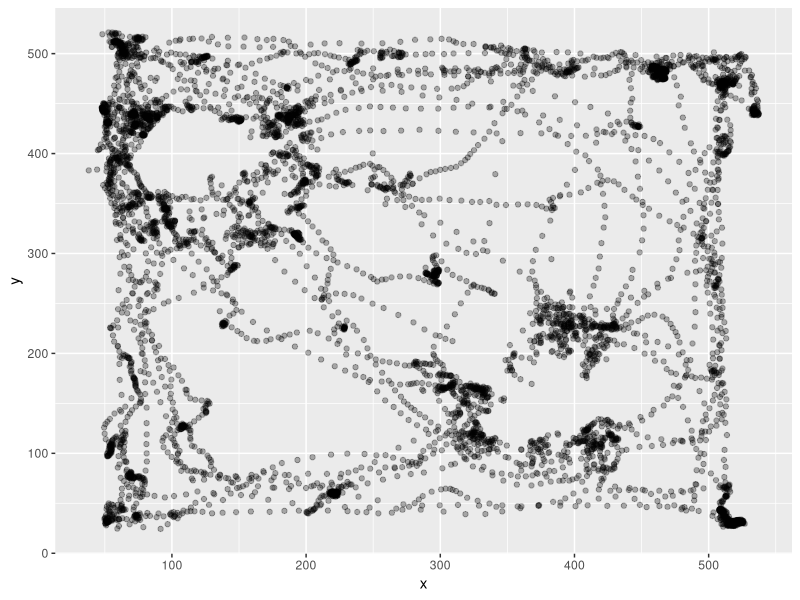

R code for this plot: (Note: this script raises an error after producing the figure.)
rm(list = ls())
library(tidyverse)
SimilarLearn <- read_csv("240726_r1524_0_baseline_learn.csv")
SimilarLearn <- SimilarLearn %>%
  select(!15:24) %>%
  filter(Value.Item1.Item1.Item2>15) %>%
  rename(pixelx = Value.Item1.Item1.Item3.X, pixely = Value.Item1.Item1.Item3.Y, TimePoint = Value.Item1.Item1.Item2) %>%
  select(!1, !14) %>%
  filter(!Value.Item2 == TRUE) %>%
  na.omit 
x1 <- c(SimilarLearn$pixelx)
y1 <- c(SimilarLearn$pixely)
df1 <- data.frame(x = x1, y = y1)
p1 <- ggplot(df1, aes(x = x, y = y)) +
  geom_point(alpha = 0.3)
p1
library(ggforce)
#Blue represents gnome, red represents green jar.
p1circle <- p1 + geom_circle(aes(x0 = 381, y0 = 173, r = 75), color = "blue")
p1circle <- p1circle + geom_circle(aes(x0 = 130, y0 = 393, r = 75), color = "blue")
p1circle
radius <- 75
center_x1 <- 381
center_y1 <- 173
df1$distance <- sqrt((df1$x - center_x1)^2 + (df1$y - center_y1)^2)
points_in_circle1 <- sum(df1$distance <= radius)
print(points_in_circle1)
center_x2 <- 130
center_y2 <- 393
df1$distance1 <- sqrt((df1$x - center_x2)^2 + (df1$y - center_y2)^2)
points_in_circle2 <- sum(df1$distance1 <= radius)
print(points_in_circle2)

BaselineLearn <- read_csv("240726_r1524_1_similar_learn.csv")
BaselineLearn <- BaselineLearn %>%
  select(!15:24) %>%
  filter(Value.Item1.Item1.Item2>339) %>%
  rename(pixelx = Value.Item1.Item1.Item3.X, pixely = Value.Item1.Item1.Item3.Y, TimePoint = Value.Item1.Item1.Item2) %>%
  select(!1, !14) %>%
  na.omit
Baselinelearn <- BaselineLearn %>%
  filter(!Value.Item2 == TRUE) 
x2 <- c(BaselineLearn$pixelx)
y2 <- c(BaselineLearn$pixely)
df2 <- data.frame(x = x2, y = y2)
p2 <- ggplot(df2, aes(x = x2, y = y2)) +
  geom_point(alpha = 0.3)
p2
p2circle <- p2 + geom_circle(aes(x0 = 381, y0 = 173, r = 75), color = "red")
p2circle <- p2circle + geom_circle(aes(x0 = 130, y0 = 393, r = 75), color = "red")
p2circle
radius <- 75
center_x1 <- 381
center_y1 <- 173
df2$distance <- sqrt((df2$x - center_x1)^2 + (df2$y - center_y1)^2)
points_in_circle2 <- sum(df2$distance <= radius)
print(points_in_circle2)
center_x2 <- 130
center_y2 <- 393
df2$distance1 <- sqrt((df2$x - center_x2)^2 + (df2$y - center_y2)^2)
points_in_circle2 <- sum(df2$distance1 <= radius)
print(points_in_circle2)

SimilarTest <- read_csv("240726_r1524_2_similar_test.csv")
SimilarTest <- SimilarTest %>%
  select(!15:24) %>%
  filter(Value.Item1.Item1.Item2>0) %>%
  rename(pixelx = Value.Item1.Item1.Item3.X, pixely = Value.Item1.Item1.Item3.Y, TimePoint = Value.Item1.Item1.Item2) %>%
  select(!1, !14) %>%
  na.omit
SimilarTest <- SimilarTest %>%
  filter(!Value.Item2 == TRUE)
x3 <- c(SimilarTest$pixelx)
y3 <- c(SimilarTest$pixely)
df3 <- data.frame(x = x3, y = y3)
p3 <- ggplot(df3, aes(x = x3, y = y3)) +
  geom_point(alpha = 0.3)
p3
p3circle <- p3 + geom_circle(aes(x0 = 381, y0 = 173, r = 75), color = "red")
p3circle <- p3circle + geom_circle(aes(x0 = 130, y0 = 393, r = 75), color = "blue") +
  ggtitle("baseline")
p3circle
radius <- 75
center_x3 <- 381
center_y3 <- 173
df3$distance <- sqrt((df3$x - center_x3)^2 + (df3$y - center_y3)^2)
points_in_circle3 <- sum(df3$distance <= radius)
print(points_in_circle3)
center_x3 <- 130
center_y3 <- 393
df3$distance1 <- sqrt((df3$x - center_x3)^2 + (df3$y - center_y3)^2)
points_in_circle3 <- sum(df3$distance1 <= radius)
print(points_in_circle3)

DifferentLearn <- read_csv("240726_r1524_3_baseline_learn.csv")
DifferentLearn <- DifferentLearn %>%
  select(!15:24) %>%
  filter(Value.Item1.Item1.Item2>93) %>%
  rename(pixelx = Value.Item1.Item1.Item3.X, pixely = Value.Item1.Item1.Item3.Y, TimePoint = Value.Item1.Item1.Item2) %>%
  select(!1, !14) %>%
  na.omit
DifferentLearn <- DifferentLearn %>%
  filter(!Value.Item2 == TRUE)
x4 <- c(DifferentLearn$pixelx)
y4 <- c(DifferentLearn$pixely)
df4 <- data.frame(x = x4, y = y4)
p4 <- ggplot(df4, aes(x = x4, y = y4)) +
  geom_point(alpha = 0.3)
p4
p4circle <- p4 + geom_circle(aes(x0 = 381, y0 = 165, r = 75), color = "purple")
p4circle <- p4circle + geom_circle(aes(x0 = 130, y0 = 393, r = 75), color = "purple")
p4circle
radius <- 75
center_x4 <- 381
center_y4 <- 165
df4$distance <- sqrt((df4$x - center_x4)^2 + (df4$y - center_y4)^2)
points_in_circle4 <- sum(df4$distance <= radius)
print(points_in_circle4)
center_x4 <- 130
center_y4 <- 393
df4$distance1 <- sqrt((df4$x - center_x4)^2 + (df4$y - center_y4)^2)
points_in_circle4 <- sum(df4$distance1 <= radius)
print(points_in_circle4)

BaselineLearn1 <- read_csv("240726_r1524_different_4.csv")
BaselineLearn1 <- BaselineLearn1 %>%
  select(!15:24) %>%
  filter(Value.Item1.Item1.Item2>260) %>%
  rename(pixelx = Value.Item1.Item1.Item3.X, pixely = Value.Item1.Item1.Item3.Y, TimePoint = Value.Item1.Item1.Item2) %>%
  select(!1, !14) %>%
  na.omit %>%
  filter(!Value.Item2 == TRUE)
x5 <- c(BaselineLearn1$pixelx)
y5 <- c(BaselineLearn1$pixely)
df5 <- data.frame(x = x5, y = y5)
p5 <- ggplot(df5, aes(x = x5, y = y5)) +
  geom_point(alpha = 0.3)
p5
p5circle <- p5 + geom_circle(aes(x0 = 502, y0 = 253, r = 75), color = "green")
p5circle <- p5circle + geom_circle(aes(x0 = 220, y0 = 473, r = 75), color = "green")
p5circle
radius <- 75
center_x5 <- 502
center_y5 <- 253
df5$distance <- sqrt((df5$x - center_x5)^2 + (df5$y - center_y5)^2)
points_in_circle5 <- sum(df5$distance <= radius)
print(points_in_circle5)
center_x6 <- 220
center_y6 <- 473
df5$distance1 <- sqrt((df5$x - center_x6)^2 + (df5$y - center_y6)^2)
points_in_circle6 <- sum(df5$distance1 <= radius)
print(points_in_circle6)

DifferentTest <- read_csv("240726_r1524_5_baseline_test.csv")
DifferentTest <- DifferentTest %>%
  select(!15:24) %>%
  filter(Value.Item1.Item1.Item2>221) %>%
  rename(pixelx = Value.Item1.Item1.Item3.X, pixely = Value.Item1.Item1.Item3.Y, TimePoint = Value.Item1.Item1.Item2) %>%
  select(!1, !14) %>%
  filter(!Value.Item2 == TRUE) %>%
  na.omit
x6 <- c(DifferentTest$pixelx)
y6 <- c(DifferentTest$pixely)
df6 <- data.frame(x = x6, y = y6)
p6 <- ggplot(df6, aes(x = x6, y = y6)) +
  geom_point(alpha = 0.3)
p6
p6circle <- p6 + geom_circle(aes(x0 = 381, y0 = 173, r = 75), color = "purple")
p6circle <- p6circle + geom_circle(aes(x0 = 130, y0 = 393, r = 75), color = "green")
p6circle
radius <- 75
center_x6 <- 381
center_y6 <- 173
df6$distance <- sqrt((df6$x - center_x6)^2 + (df6$y - center_y6)^2)
points_in_circle6 <- sum(df6$distance <= radius)
print(points_in_circle6)
center_x6 <- 130
center_y6 <- 393
df6$distance1 <- sqrt((df6$x - center_x6)^2 + (df6$y - center_y6)^2)
points_in_circle6 <- sum(df6$distance1 <= radius)
print(points_in_circle6)


